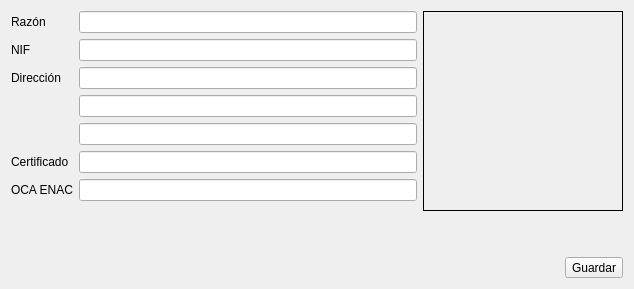
       <widget class="QWidget" name="Empresa">
        <attribute name="title">
         <string>Empresa</string>
        </attribute>
        <layout class="QGridLayout" name="gridLayout_8">
         <item row="0" column="0">
          <layout class="QFormLayout" name="formLayout_3">
           <item row="0" column="0">
            <widget class="QLabel" name="label_10">
             <property name="text">
              <string>Razón</string>
             </property>
            </widget>
           </item>
           <item row="0" column="1">
            <widget class="QLineEdit" name="empresa_razon"/>
           </item>
           <item row="1" column="0">
            <widget class="QLabel" name="label_11">
             <property name="text">
              <string>NIF</string>
             </property>
            </widget>
           </item>
           <item row="1" column="1">
            <widget class="QLineEdit" name="empresa_nif"/>
           </item>
           <item row="2" column="0">
            <widget class="QLabel" name="label_12">
             <property name="text">
              <string>Dirección</string>
             </property>
            </widget>
           </item>
           <item row="2" column="1">
            <widget class="QLineEdit" name="empresa_direccion1"/>
           </item>
           <item row="3" column="1">
            <widget class="QLineEdit" name="empresa_direccion2"/>
           </item>
           <item row="4" column="1">
            <widget class="QLineEdit" name="empresa_direccion3"/>
           </item>
           <item row="5" column="0">
            <widget class="QLabel" name="label_13">
             <property name="text">
              <string>Certificado</string>
             </property>
            </widget>
           </item>
           <item row="5" column="1">
            <widget class="QLineEdit" name="empresa_certificado"/>
           </item>
           <item row="6" column="0">
            <widget class="QLabel" name="label_15">
             <property name="text">
              <string>OCA ENAC</string>
             </property>
            </widget>
           </item>
           <item row="6" column="1">
            <widget class="QLineEdit" name="empresa_enac"/>
           </item>
          </layout>
         </item>
         <item row="0" column="1" colspan="2">
          <layout class="QVBoxLayout" name="verticalLayout">
           <item>
            <widget class="QLabel" name="empresa_logo">
             <property name="minimumSize">
              <size>
               <width>200</width>
               <height>200</height>
              </size>
             </property>
             <property name="maximumSize">
              <size>
               <width>200</width>
               <height>200</height>
              </size>
             </property>
             <property name="frameShape">
              <enum>QFrame::Box</enum>
             </property>
             <property name="text">
              <string/>
             </property>
             <property name="scaledContents">
              <bool>true</bool>
             </property>
            </widget>
           </item>
           <item>
            <spacer name="verticalSpacer_3">
             <property name="orientation">
              <enum>Qt::Vertical</enum>
             </property>
             <property name="sizeHint" stdset="0">
              <size>
               <width>20</width>
               <height>40</height>
              </size>
             </property>
            </spacer>
           </item>
          </layout>
         </item>
         <item row="1" column="0" colspan="2">
          <spacer name="horizontalSpacer_7">
           <property name="orientation">
            <enum>Qt::Horizontal</enum>
           </property>
           <property name="sizeHint" stdset="0">
            <size>
             <width>548</width>
             <height>20</height>
            </size>
           </property>
          </spacer>
         </item>
         <item row="1" column="2">
          <widget class="QToolButton" name="guardarEmpresa">
           <property name="text">
            <string>Guardar</string>
           </property>
           <property name="icon">
            <iconset>
             <normalon>:/temp/icons/system/devices/media-floppy.png</normalon>
            </iconset>
           </property>
           <property name="iconSize">
            <size>
             <width>32</width>
             <height>32</height>
            </size>
           </property>
          </widget>
         </item>
        </layout>
       </widget>
